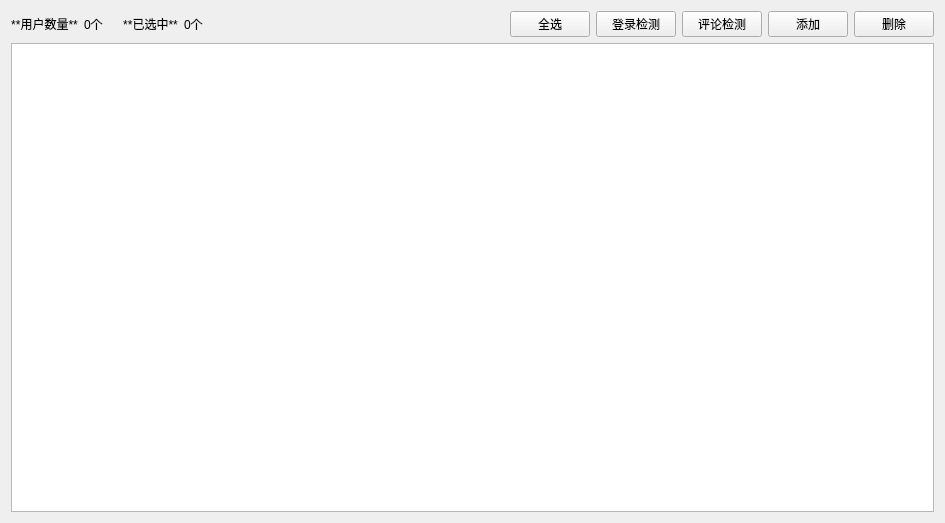
<?xml version="1.0" encoding="UTF-8"?>
<ui version="4.0">
 <class>UserManage</class>
 <widget class="QWidget" name="UserManage">
  <property name="geometry">
   <rect>
    <x>0</x>
    <y>0</y>
    <width>945</width>
    <height>523</height>
   </rect>
  </property>
  <property name="windowTitle">
   <string>管理 - 用户管理</string>
  </property>
  <layout class="QVBoxLayout" name="verticalLayout">
   <item>
    <layout class="QHBoxLayout" name="horizontalLayout">
     <item>
      <widget class="QLabel" name="label_3">
       <property name="sizePolicy">
        <sizepolicy hsizetype="Preferred" vsizetype="Fixed">
         <horstretch>0</horstretch>
         <verstretch>0</verstretch>
        </sizepolicy>
       </property>
       <property name="text">
        <string>**用户数量**</string>
       </property>
       <property name="textFormat">
        <enum>Qt::MarkdownText</enum>
       </property>
       <property name="alignment">
        <set>Qt::AlignCenter</set>
       </property>
      </widget>
     </item>
     <item>
      <widget class="QLabel" name="user_number">
       <property name="sizePolicy">
        <sizepolicy hsizetype="Preferred" vsizetype="Fixed">
         <horstretch>0</horstretch>
         <verstretch>0</verstretch>
        </sizepolicy>
       </property>
       <property name="styleSheet">
        <string notr="true"/>
       </property>
       <property name="text">
        <string>0个</string>
       </property>
       <property name="textFormat">
        <enum>Qt::AutoText</enum>
       </property>
       <property name="alignment">
        <set>Qt::AlignLeading|Qt::AlignLeft|Qt::AlignVCenter</set>
       </property>
       <property name="wordWrap">
        <bool>true</bool>
       </property>
      </widget>
     </item>
     <item>
      <widget class="QLabel" name="user_number_3">
       <property name="sizePolicy">
        <sizepolicy hsizetype="Preferred" vsizetype="Fixed">
         <horstretch>0</horstretch>
         <verstretch>0</verstretch>
        </sizepolicy>
       </property>
       <property name="styleSheet">
        <string notr="true"/>
       </property>
       <property name="text">
        <string/>
       </property>
       <property name="textFormat">
        <enum>Qt::AutoText</enum>
       </property>
       <property name="alignment">
        <set>Qt::AlignLeading|Qt::AlignLeft|Qt::AlignVCenter</set>
       </property>
       <property name="wordWrap">
        <bool>true</bool>
       </property>
      </widget>
     </item>
     <item>
      <widget class="QLabel" name="label_4">
       <property name="sizePolicy">
        <sizepolicy hsizetype="Preferred" vsizetype="Fixed">
         <horstretch>0</horstretch>
         <verstretch>0</verstretch>
        </sizepolicy>
       </property>
       <property name="text">
        <string>**已选中**</string>
       </property>
       <property name="textFormat">
        <enum>Qt::MarkdownText</enum>
       </property>
       <property name="alignment">
        <set>Qt::AlignCenter</set>
       </property>
      </widget>
     </item>
     <item>
      <widget class="QLabel" name="select_user_number">
       <property name="sizePolicy">
        <sizepolicy hsizetype="Preferred" vsizetype="Fixed">
         <horstretch>0</horstretch>
         <verstretch>0</verstretch>
        </sizepolicy>
       </property>
       <property name="styleSheet">
        <string notr="true"/>
       </property>
       <property name="text">
        <string>0个</string>
       </property>
       <property name="textFormat">
        <enum>Qt::AutoText</enum>
       </property>
       <property name="alignment">
        <set>Qt::AlignLeading|Qt::AlignLeft|Qt::AlignVCenter</set>
       </property>
       <property name="wordWrap">
        <bool>true</bool>
       </property>
      </widget>
     </item>
     <item>
      <spacer name="horizontalSpacer">
       <property name="orientation">
        <enum>Qt::Horizontal</enum>
       </property>
       <property name="sizeHint" stdset="0">
        <size>
         <width>40</width>
         <height>20</height>
        </size>
       </property>
      </spacer>
     </item>
     <item>
      <widget class="QPushButton" name="toggle_select_btn">
       <property name="sizePolicy">
        <sizepolicy hsizetype="Preferred" vsizetype="Fixed">
         <horstretch>0</horstretch>
         <verstretch>0</verstretch>
        </sizepolicy>
       </property>
       <property name="text">
        <string>全选</string>
       </property>
      </widget>
     </item>
     <item>
      <widget class="QPushButton" name="check_login_btn">
       <property name="sizePolicy">
        <sizepolicy hsizetype="Preferred" vsizetype="Fixed">
         <horstretch>0</horstretch>
         <verstretch>0</verstretch>
        </sizepolicy>
       </property>
       <property name="text">
        <string>登录检测</string>
       </property>
      </widget>
     </item>
     <item>
      <widget class="QPushButton" name="check_comment_btn">
       <property name="sizePolicy">
        <sizepolicy hsizetype="Preferred" vsizetype="Fixed">
         <horstretch>0</horstretch>
         <verstretch>0</verstretch>
        </sizepolicy>
       </property>
       <property name="text">
        <string>评论检测</string>
       </property>
      </widget>
     </item>
     <item>
      <widget class="QPushButton" name="create_user_btn">
       <property name="text">
        <string>添加</string>
       </property>
      </widget>
     </item>
     <item>
      <widget class="QPushButton" name="delete_user_btn">
       <property name="text">
        <string>删除</string>
       </property>
      </widget>
     </item>
    </layout>
   </item>
   <item>
    <widget class="QTableView" name="tableView"/>
   </item>
  </layout>
 </widget>
 <resources/>
 <connections/>
</ui>
